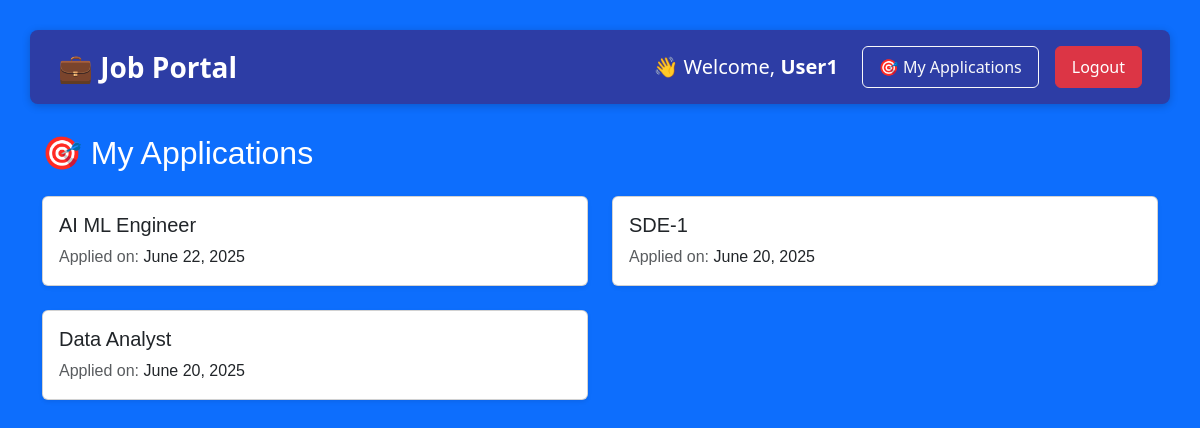
Page /my-applications/ (signed in) on the earlier database version.
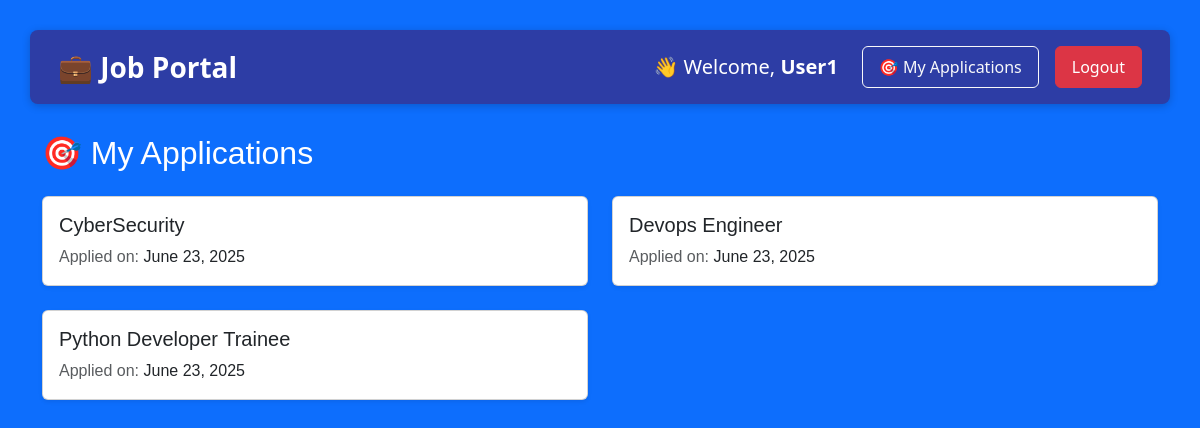
Same page on the later database version.
### jobapp/models.py (models this page shows, shortened)
class Application(models.Model):
    job = models.ForeignKey(Job, on_delete=models.CASCADE)
    name = models.CharField(max_length=100)
    email = models.EmailField()
    resume = models.FileField(upload_to='resumes/', null=True, blank=True)
    applied_at = models.DateTimeField(auto_now_add=True)
    applicant = models.ForeignKey(User, on_delete=models.CASCADE, null=True, blank=True)
    class Meta:
        unique_together = ('job', 'applicant')  # ✅ Prevents duplicates at DB level

class Job(models.Model):
    title = models.CharField(max_length=100)
    description = models.TextField()
    category = models.CharField(max_length=50, choices=JOB_CATEGORIES, default='Software')
    company = models.CharField(max_length=100)
    location = models.CharField(max_length=100)
    salary = models.IntegerField()
    posted_by = models.ForeignKey(User, on_delete=models.CASCADE, related_name='jobs')
    posted_on = models.DateTimeField(default=timezone.now)

### jobapp/views.py (the view)
# urls.py: path('my-applications/', views.my_applications, name='my_applications'),
@login_required
def my_applications(request):
    applications = Application.objects.filter(applicant=request.user).order_by('-applied_at')
    unique_apps = OrderedDict()  # Preserves order
    for app in applications:
        if app.job.id not in unique_apps:
            unique_apps[app.job.id] = app
    deduplicated_applications = list(unique_apps.values())
    return render(request, 'jobapp/my_applications.html', {
        'applications': deduplicated_applications
    })

### jobapp/templates/jobapp/my_applications.html
{% extends 'jobapp/home.html' %}
{% block content %}
  <h2 class="text-white mb-4">🎯 My Applications</h2>
  {% if applications %}
    <div class="row row-cols-1 row-cols-md-2 g-4">
      {% for app in applications %}
        <div class="col">
          <div class="card shadow-sm h-100">
            <div class="card-body">
              <h5 class="card-title text-dark">{{ app.job.title }}</h5>
              <p class="card-text">
                <span class="text-muted">Applied on:</span>
                {{ app.applied_at|date:"F j, Y" }}
              </p>
            </div>
          </div>
        </div>
      {% endfor %}
    </div>
  {% else %}
    <div class="alert alert-info" role="alert">
      You haven’t applied to any jobs yet.
    </div>
  {% endif %}
{% endblock %}

### jobapp/templates/jobapp/home.html (shortened to what this page needs)
{% extends 'jobapp/base.html' %}
{% load static %}

### jobapp/templates/jobapp/base.html (shortened to what this page needs)
{% load static %}
<!DOCTYPE html>
<html lang="en">
<head>
    <link href="https://cdn.jsdelivr.net/npm/bootstrap@5.3.2/dist/css/bootstrap.min.css" rel="stylesheet">
    <link rel="stylesheet" href="{% static 'jobapp/style.css' %}">
</head>
<body class="bg-primary text-white">
<div class="navbar-custom d-flex justify-content-between align-items-center p-3">
  <div class="container-fluid d-flex justify-content-between align-items-center">
    <a class="text-white fs-3 fw-bold text text-decoration-none" href="#">
      💼 Job Portal
    </a>
    <div class="d-flex align-items-center">
      {% if request.user.is_authenticated %}
        <span class="text-white me-4 fs-5">👋 Welcome, <strong>{{ request.user.username }}</strong></span>
        {% if request.user.userprofile.role == "Job Seeker" %}
          <a href="{% url 'my_applications' %}" class="btn btn-outline-light me-3 fs-6 px-3 py-2">🎯 My Applications</a>
        {% elif request.user.userprofile.role == "Employer" %}
          <a href="{% url 'my_jobs' %}" class="btn btn-outline-light me-3 fs-6 px-3 py-2">📋 My Jobs</a>
        {% endif %}
        <a href="{% url 'logout' %}" class="btn btn-danger fs-6 px-3 py-2">Logout</a>
      {% endif %}
    </div>
  </div>
</div>
    <div class="container mt-4">
        {% block content %}{% endblock %}
    </div>
</body>
</html>

### jobapp/static/jobapp/style.css (style rules this page uses)
body { font-family: Arial, sans-serif; padding: 20px; background-color: #f4f4f4; }
body { background-color: rgb(45, 61, 165) !important; }
body { font-family: Arial, sans-serif; padding: 30px; background-color: #f4f4f4; }
body { background: #f0f2f5; }
.navbar-custom { display: flex; justify-content: space-between; align-items: center; background-color: rgb(45, 61, 165); padding: 14px 30px; color: white; font-family: 'Segoe UI', sans-serif; border-radius: 8px; box-shadow: 0 2px 8px rgba(0, 0, 0, 0.2); margin-bottom: 30px; }

Differences in the rows shown:
removed Application: job "AI ML Engineer", applied_at "June 22, 2025"
removed Application: job "SDE-1", applied_at "June 20, 2025"
removed Application: job "Data Analyst", applied_at "June 20, 2025"
added Application: job "CyberSecurity", applied_at "June 23, 2025"
added Application: job "Devops Engineer", applied_at "June 23, 2025"
added Application: job "Python Developer Trainee", applied_at "June 23, 2025"
